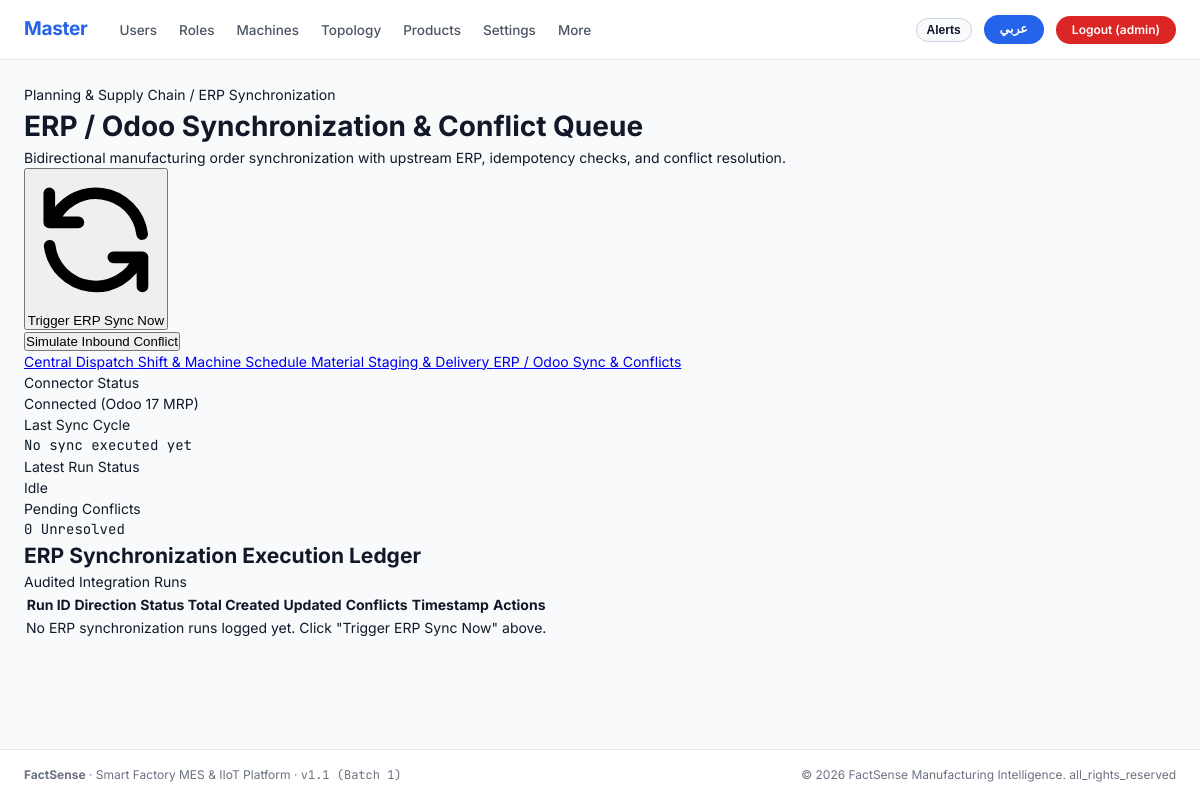
The app's page /work-orders/erp-sync/ (signed in), older data.
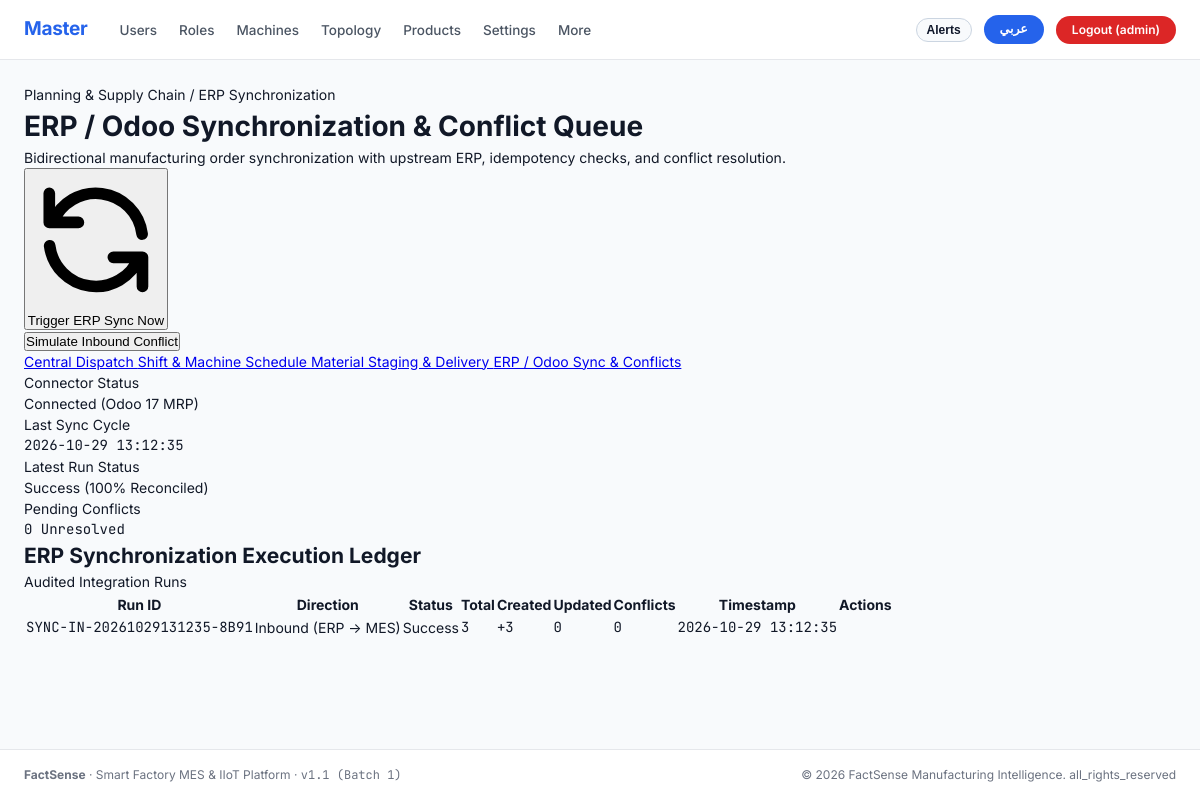
The same page, newer data.
### apps/planning/models.py (models this page shows, shortened)
class ERPSyncRun(models.Model):
    DIRECTION_CHOICES = [
        ('INBOUND_IMPORT', 'Inbound Import (ERP -> MES)'),
        ('OUTBOUND_EXPORT', 'Outbound Feedback (MES -> ERP)'),
    ]
    STATUS_CHOICES = [
        ('SUCCESS', 'Success'),
        ('PENDING', 'Pending'),
        ('PARTIAL', 'Partial with Conflicts'),
        ('FAILED', 'Failed'),
    ]
    id = models.UUIDField(primary_key=True, default=uuid.uuid4, editable=False)
    run_id = models.CharField(max_length=64, unique=True, db_index=True)
    direction = models.CharField(max_length=20, default='INBOUND_IMPORT', choices=DIRECTION_CHOICES)
    system_source = models.CharField(max_length=50, default='Odoo 17 ERP (MRP)')
    status = models.CharField(max_length=20, default='SUCCESS', choices=STATUS_CHOICES)
    records_total = models.PositiveIntegerField(default=0)
    records_created = models.PositiveIntegerField(default=0)
    records_updated = models.PositiveIntegerField(default=0)
    records_conflicted = models.PositiveIntegerField(default=0)
    retry_count = models.PositiveIntegerField(default=0)
    started_at = models.DateTimeField(auto_now_add=True)
    completed_at = models.DateTimeField(null=True, blank=True)
    triggered_by = models.ForeignKey(
        settings.AUTH_USER_MODEL,
        on_delete=models.SET_NULL,
        null=True,
        blank=True
    )
    log_summary = models.TextField(blank=True)
    class Meta:
        ordering = ['-started_at']

### apps/planning/views.py (the view)
# urls.py: path('erp-sync/', views.work_orders_erp_sync_view, name='work_orders_erp_sync'),
@role_required('planner', 'supply_chain', 'manager', 'admin')
def work_orders_erp_sync_view(request):
    sync_runs = ERPSyncRun.objects.select_related('triggered_by').all()[:20]
    latest_run = sync_runs.first()
    unresolved_conflicts = ERPSyncConflict.objects.filter(
        resolution='UNRESOLVED'
    ).select_related('sync_run', 'work_order', 'work_order__product')
    resolved_conflicts = ERPSyncConflict.objects.exclude(
        resolution='UNRESOLVED'
    ).select_related('sync_run', 'work_order', 'resolved_by')[:10]
    context = {
        'page_title': 'ERP / Odoo Synchronization & Conflict Queue',
        'page_title_ar': 'مزامنة نظام ERP / أودو وطابور النزاعات',
        'active_tab': 'erp_sync',
        'sync_runs': sync_runs,
        'latest_run': latest_run,
        'unresolved_conflicts': unresolved_conflicts,
        'resolved_conflicts': resolved_conflicts,
        'total_conflicts_count': unresolved_conflicts.count(),
    }
    return render(request, 'planning/work_orders_erp_sync.html', context)

### apps/accounts/context_processors.py (called while the page is built)
def branding_context(request):
    return {
        'BRAND_NAME': 'FactSense',
        'BRAND_TAGLINE': 'Smart Factory MES & IIoT Platform',
        'APP_VERSION': 'v1.1 (Batch 1)',
        'CURRENT_YEAR': 2026,
    }

### apps/accounts/navigation.py (called while the page is built)
def get_navigation_for_role(role_code, current_path='', lang='en'):
    items = ROLE_NAV_CONFIG.get(role_code, [])
    primary_links = []
    more_links = []
    for label_key, url_name, is_more in items:
        try:
            url = reverse(url_name)
        except Exception:
            url = f"/{url_name}/"
        label = get_translation(label_key, lang=lang)
        is_active = (current_path == url or (url != '/' and current_path.startswith(url)))
        link_item = {
            'label': label,
            'url_name': url_name,
            'url': url,
            'is_active': is_active,
        }
        if is_more:
            more_links.append(link_item)
        else:
            primary_links.append(link_item)
    return {
        'primary': primary_links,
        'more': more_links,
        'has_more': len(more_links) > 0,
    }

### apps/accounts/translations.py (called while the page is built)
    def __getitem__(self, key):
        return get_translation(key, lang=self.lang)

### templates/planning/work_orders_erp_sync.html (shortened to what the changed rows need)
{% extends "base.html" %}
{% load i18n %}
{% block content %}
<div class="max-w-7xl mx-auto px-4 sm:px-6 lg:px-8 py-6">
    <div class="flex flex-col md:flex-row md:items-center md:justify-between mb-6 pb-4 border-b border-gray-200">
        <div>
            <h1 class="text-2xl font-bold text-gray-900 tracking-tight">
                {% if request.LANGUAGE_CODE == 'ar' %}{{ page_title_ar }}{% else %}{{ page_title }}{% endif %}
            </h1>
        </div>
    </div>
    <div class="bg-white border border-gray-200 rounded-lg p-5 mb-6 shadow-sm">
        <div class="grid grid-cols-1 md:grid-cols-4 gap-4 items-center">
            <div>
                <div class="text-xs font-semibold text-gray-500 uppercase">Last Sync Cycle</div>
                <div class="text-sm font-mono font-bold text-gray-800">
                    {% if latest_run %}{{ latest_run.started_at|date:'Y-m-d H:i:s' }}{% else %}No sync executed yet{% endif %}
                </div>
            </div>
            <div>
                <div class="text-sm font-bold">
                    {% if latest_run.status == 'SUCCESS' %}
                    <span class="text-emerald-600">Success (100% Reconciled)</span>
                    {% elif latest_run.status == 'PARTIAL' %}
                    <span class="text-amber-600">Partial (Active Conflicts Pending)</span>
                    {% elif latest_run.status == 'FAILED' %}
                    <span class="text-red-600">Failed</span>
                    {% else %}
                    <span class="text-gray-500">Idle</span>
                    {% endif %}
                </div>
            </div>
        </div>
    </div>
    <div class="bg-white border border-gray-200 rounded-lg shadow-sm overflow-hidden mb-8">
        <div class="p-4 border-b border-gray-200 bg-gray-50 flex items-center justify-between">
            <h2 class="text-sm font-bold text-gray-900 uppercase tracking-wider">
                ERP Synchronization Execution Ledger
            </h2>
        </div>
        <div class="overflow-x-auto">
            <table class="min-w-full divide-y divide-gray-200 text-sm">
                <thead class="bg-gray-50">
                    <tr>
                        <th class="px-4 py-3 text-left rtl:text-right text-xs font-semibold text-gray-500 uppercase">Run ID</th>
                        <th class="px-4 py-3 text-left rtl:text-right text-xs font-semibold text-gray-500 uppercase">Direction</th>
                        <th class="px-4 py-3 text-left rtl:text-right text-xs font-semibold text-gray-500 uppercase">Status</th>
                        <th class="px-4 py-3 text-left rtl:text-right text-xs font-semibold text-gray-500 uppercase">Total</th>
                        <th class="px-4 py-3 text-left rtl:text-right text-xs font-semibold text-gray-500 uppercase">Created</th>
                        <th class="px-4 py-3 text-left rtl:text-right text-xs font-semibold text-gray-500 uppercase">Updated</th>
                        <th class="px-4 py-3 text-left rtl:text-right text-xs font-semibold text-gray-500 uppercase">Conflicts</th>
                        <th class="px-4 py-3 text-left rtl:text-right text-xs font-semibold text-gray-500 uppercase">Timestamp</th>
                        <th class="px-4 py-3 text-right rtl:text-left text-xs font-semibold text-gray-500 uppercase">Actions</th>
                    </tr>
                </thead>
                <tbody class="divide-y divide-gray-200 bg-white">
                    {% for run in sync_runs %}
                    <tr class="hover:bg-gray-50">
                        <td class="px-4 py-3 whitespace-nowrap font-mono font-bold text-gray-900">
                            {{ run.run_id }}
                        </td>
                        <td class="px-4 py-3 whitespace-nowrap">
                            {% if run.direction == 'INBOUND_IMPORT' %}
                            <span class="inline-flex items-center text-xs font-semibold text-indigo-700 bg-indigo-50 px-2 py-0.5 rounded border border-indigo-200">
                                Inbound (ERP &rarr; MES)
                            </span>
                            {% else %}
                            <span class="inline-flex items-center text-xs font-semibold text-teal-700 bg-teal-50 px-2 py-0.5 rounded border border-teal-200">
                                Outbound (MES &rarr; ERP)
                            </span>
                            {% endif %}
                        </td>
                        <td class="px-4 py-3 whitespace-nowrap">
                            {% if run.status == 'SUCCESS' %}
                            <span class="inline-flex items-center px-2 py-0.5 rounded text-xs font-semibold bg-emerald-100 text-emerald-800">
                                Success
                            </span>
                            {% elif run.status == 'PARTIAL' %}
                            <span class="inline-flex items-center px-2 py-0.5 rounded text-xs font-semibold bg-amber-100 text-amber-800">
                                Partial (Conflicts)
                            </span>
                            {% elif run.status == 'FAILED' %}
                            <span class="inline-flex items-center px-2 py-0.5 rounded text-xs font-semibold bg-red-100 text-red-800">
                                Failed
                            </span>
                            {% else %}
                            <span class="inline-flex items-center px-2 py-0.5 rounded text-xs font-semibold bg-gray-100 text-gray-600">
                                {{ run.status }}
                            </span>
                            {% endif %}
                        </td>
                        <td class="px-4 py-3 whitespace-nowrap font-mono text-gray-900">{{ run.records_total }}</td>
                        <td class="px-4 py-3 whitespace-nowrap font-mono text-emerald-600 font-bold">+{{ run.records_created }}</td>
                        <td class="px-4 py-3 whitespace-nowrap font-mono text-blue-600">{{ run.records_updated }}</td>
                        <td class="px-4 py-3 whitespace-nowrap font-mono {% if run.records_conflicted > 0 %}text-amber-600 font-bold{% else %}text-gray-400{% endif %}">
                            {{ run.records_conflicted }}
                        </td>
                        <td class="px-4 py-3 whitespace-nowrap font-mono text-xs text-gray-500">
                            {{ run.started_at|date:'Y-m-d H:i:s' }}
                        </td>
                        <td class="px-4 py-3 whitespace-nowrap text-right rtl:text-left">
                        </td>
                    </tr>
                    {% empty %}
                    <tr>
                        <td colspan="9" class="px-4 py-8 text-center text-gray-500">
                            No ERP synchronization runs logged yet. Click "Trigger ERP Sync Now" above.
                        </td>
                    </tr>
                    {% endfor %}
                </tbody>
            </table>
        </div>
    </div>
</div>
{% endblock %}

### templates/components/navbar.html (shortened to what this page needs)
{% load static i18n %}
<header class="fs-navbar">
  <div class="fs-navbar-container">
    <div class="fs-navbar-left">
      <a href="{% url 'role_landing' %}" class="fs-brand-title">
        {% if active_role == 'planner' or active_role == 'admin' %}
          Master
        {% elif is_rtl and active_role_obj.name_ar %}
          {{ active_role_obj.name_ar }}
        {% else %}
          {{ active_role_obj.name|default:'FactSense' }}
        {% endif %}
      </a>
      <nav aria-label="Main Navigation">
        <ul class="fs-nav-links">
          {% if nav %}
            {% for item in nav.primary %}
              <li>
                <a href="{{ item.url }}" class="fs-nav-link {% if item.is_active %}active{% endif %}">
                  {{ item.label }}
                </a>
              </li>
            {% endfor %}
            {% if nav.has_more %}
              <li class="fs-dropdown">
                <a href="javascript:void(0)" class="fs-nav-link">
                  {% trans "More" %}
                </a>
              </li>
            {% endif %}
          {% endif %}
        </ul>
      </nav>
    </div>
    <div class="fs-navbar-right">
      {% if request.user.is_authenticated %}
        <button type="button" class="fs-pill-lang" onclick="toggleNotificationDrawer()" title="{% trans 'Real-Time Alerts Drawer' %}" style="background-color: #F8FAFC; color: #0F172A; border: 1px solid #CBD5E1; cursor: pointer; display: inline-flex; align-items: center; gap: 6px; padding: 4px 10px;">
          <span style="font-weight: 700; font-size: 12px;">{% trans "Alerts" %}</span>
        </button>
      {% endif %}
      {% if lang == 'ar' %}
        <a href="{% url 'set_language' %}?lang=en" class="fs-pill-lang" title="Switch to English">
          EN
        </a>
      {% else %}
        <a href="{% url 'set_language' %}?lang=ar" class="fs-pill-lang" title="التحويل إلى العربية">
          عربي
        </a>
      {% endif %}
      {% if request.user.is_authenticated %}
        <div class="fs-role-switch-wrap">
          <a href="{% url 'logout' %}" class="fs-pill-logout" title="{% trans 'Sign Out' %}">
            {% trans "Logout" %} ({{ active_role|default:'user' }})
          </a>
        </div>
      {% else %}
        <a href="{% url 'login' %}" class="fs-pill-logout" style="background-color: #2563EB;">
          {% trans "Sign In" %}
        </a>
      {% endif %}
    </div>
  </div>
</header>

Row changes from the older to the newer data that the page shows:
added ERPSyncRun: started_at "2026-10-29 13:12:35", run_id "SYNC-IN-20261029131235-8B91", direction "Inbound (ERP → MES)", status "Success", records_total "3", records_created "3", records_updated "0", records_conflicted "0"
Text that changed along with them:
text no longer shown: "No sync executed yet Idle No ERP synchronization runs logged yet. Click \"Trigger ERP Sync Now\" above."
text now shown: "Success (100% Reconciled)"
